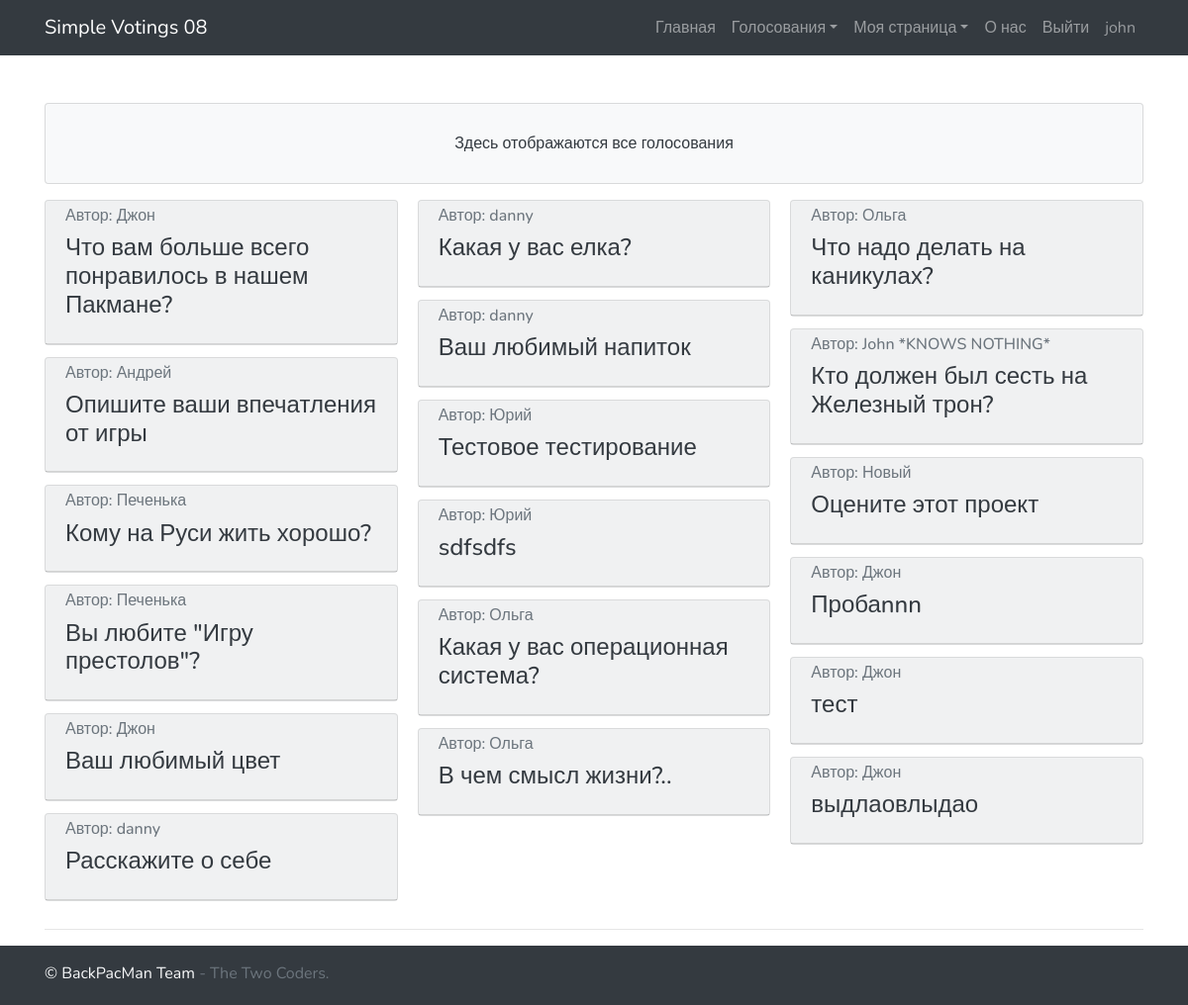
The app's page /home/ (signed in) with its own data.
### main_app/models.py (models this page shows)
class Voting(models.Model):
    question = models.CharField(max_length=50)
    type = models.CharField(max_length=20, default='radio')  # radio, checkbox, text_input
    author = models.ForeignKey(get_user_model(), on_delete=models.CASCADE)
    def options(self):
        return Options.objects.filter(voting_id=self.id)
    def users(self):
        return {e.user_id for e in Vote.objects.filter(voting_id=self.id)}
    def users_text(self):
        return {e.user_id for e in TextOption.objects.filter(voting_id=self.id)}
    def voting_view(self):
        return "/voting/" + str(self.id)

### main_app/views.py (the view)
# urls.py: 2. Add a URL to urlpatterns:  path('', views.home, name='home')
@login_required
def home(request):
    context = {
        'pagetitle': 'Голосования',
        'votings': models.Voting.objects.all(),
        'menu': get_menu_context(request),
        'user': request.user,
        'loginform': AuthenticationForm(),
        'main_message': 'Здесь отображаются все голосования',
        'expand': True
    }
    if False and request:
        context['vote_errors'] = request.errors.vote
    return render(request, 'home.html', context)

### main_app/models.py (called while the page is built)
    def votes(self):
        return {e.id for e in Vote.objects.filter(option_id=self.id)}

    def users(self):
        return {e.id for e in Vote.objects.filter(voting_id=self.voting_id)}

    def get_votes_percentage(self):
        return int(len(self.votes()) / len(self.users()) * 100)

    def get_votes_count_t(self):
        a = len(self.votes())
        return f"(Выбор {a} пользовател{get_suffix(a, 'ей', 'я', 'ей')})" \
            if a else "(Никто ещё не выбирал этот вариант)"

### main_app/views.py (called while the page is built)
def get_suffix(x: int, zero: str, one: str, two: str, ):
    x %= 100
    if 9 < x < 20:
        return zero
    x %= 10
    if x is 1:
        return one
    elif x in [2, 3, 4]:
        return two
    else:
        return zero

### main_app/templates/home.html
{% extends "basic.html" %}
{% block main %}
<div class="card-columns">
    {% for voting in votings %}
    {% if voting.type == 'text_input' %}
    {% include 'forms/voting_text.html' with action="/vote/" %}
    {% else %}
    {% include 'forms/voting_basic.html' with action="/vote/" %}
    {% endif %}
    {% endfor %}
</div>
<hr>
{% endblock %}

### main_app/templates/menu.html (shortened to what this page needs)
{% if menu %}
<nav class="navbar navbar-expand-lg navbar-dark bg-dark">
    <div class="container">
        <a class="navbar-brand" href="/">Simple Votings 08</a>
        <div class="collapse navbar-collapse" id="navbarResponsive">
            <ul class="navbar-nav ml-auto">
                {% for item in menu %}
                {% if item.dropdown %}
                <div class="dropdown">
                    <li class="nav-item">
                        <a class="nav-link dropdown-toggle"
                           id="dropdownMenuButton" data-toggle="dropdown"
                           aria-haspopup="true" aria-expanded="false" href="{{ item.url }}">{{ item.name }}</a>
                    </li>
                </div>
                {% else %}
                <li class="nav-item">
                    <a class="nav-link" href="{{item.url}}">{{ item.name }}</a>
                </li>
                {% endif %}
                {% endfor %}
                {% for item in menu.0 %}
                <li class="nav-item">
                    <a class="nav-link" href="{{item.url}}">{{ item.name }}
                    </a>
                </li>
                {% endfor %}
            </ul>
        </div>
    </div>
</nav>
{% endif %}

### main_app/templates/forms/basic.html (shortened to what this page needs)
<form method="{% block method %}{{ method|default:'POST' }}{% endblock %}"
      action="{% block action %}{{ action|default:'/' }}{% endblock %}" id="voting_form">
    <div class="card bg-light">
        <div class="card-header" {% if expand %}
             data-toggle="collapse" href="#voting_{{voting.id}}" role="button" aria-expanded="false"
             aria-controls="voting_{{voting.id}}" {% endif %}>
            <h6 class="card-subtitle mb-2 text-muted">Автор:
                {% if voting.author.first_name %} {{ voting.author.first_name }}
                {% else %} {{ voting.author }} {% endif %} </h6>
            <h4 class="card-title"><a href="{{voting.voting_view}}" class="text-dark"> {{ voting.question }}</a></h4>
        </div>
    </div>
</form>

### main_app/static/css/custom.css (style rules this page uses)
html { height: 100%; }
body { font-family: 'Nunito', sans-serif; min-height:100%; position:relative; padding-bottom: 60px; background-image: url("./images/img.png"); }

### records on screen
Voting: author.first_name "Джон", question "Что вам больше всего понравилось в нашем Пакмане?"
Voting: author.first_name "Андрей", question "Опишите ваши впечатления от игры"
Voting: author.first_name "Печенька", question "Кому на Руси жить хорошо?"
Voting: author.first_name "Печенька", question "Вы любите \"Игру престолов\"?"
Voting: author.first_name "Джон", question "Ваш любимый цвет"
Voting: author "danny", question "Расскажите о себе"
Voting: author "danny", question "Какая у вас елка?"
Voting: author "danny", question "Ваш любимый напиток"
Voting: author.first_name "Юрий", question "Тестовое тестирование"
Voting: author.first_name "Юрий", question "sdfsdfs"
Voting: author.first_name "Ольга", question "Какая у вас операционная система?"
Voting: author.first_name "Ольга", question "В чем смысл жизни?.."
Voting: author.first_name "Ольга", question "Что надо делать на каникулах?"
Voting: author.first_name "John *KNOWS NOTHING*", question "Кто должен был сесть на Железный трон?"
Voting: author.first_name "Новый", question "Оцените этот проект"
Voting: author.first_name "Джон", question "Пробаnnn"
Voting: author.first_name "Джон", question "тест"
Voting: author.first_name "Джон", question "выдлаовлыдао"

### other values on screen
{{ item.name }} "Главная" "О нас"
{{ item.name }} "Голосования" "Моя страница"
{{ item.name }} "Выйти"
{{ item.name }} "john"
{{ main_message }} "Здесь отображаются все голосования"
